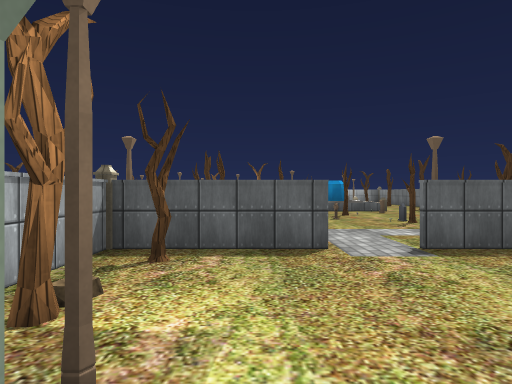
[1] (above)

24 first-person views from a walk through a 3-D level made in the Unity game engine. The camera is 1.5 m above the floor, looks level and sees 75° across. Doors are open. The floor is counted in squares, 2 m on a side. Each view is taken from the middle of a square. On the plan, view 1 faces up. The plan holds only what a view shows up to about 11 squares ahead; the rest is blank. The player is left out. Some surface patterns are stand-ins.

[2]
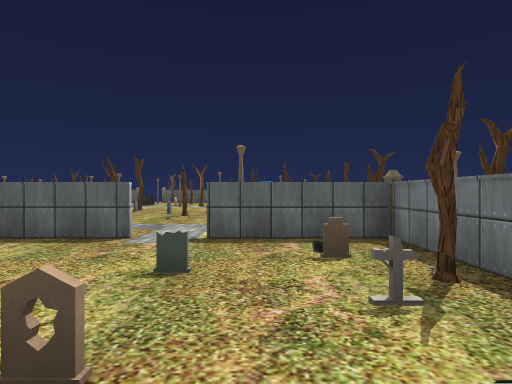

[3]
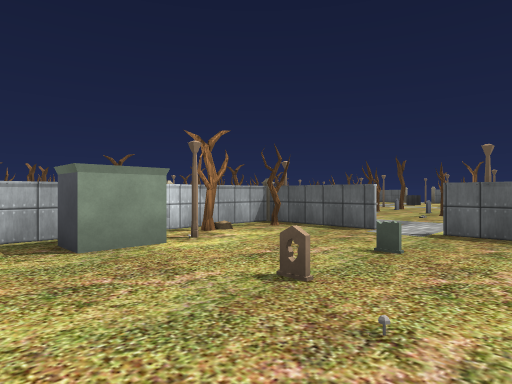

[4]
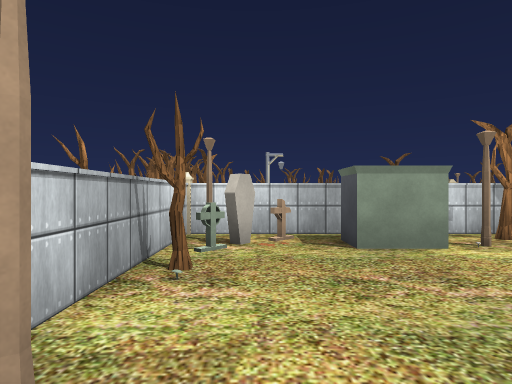

[5]
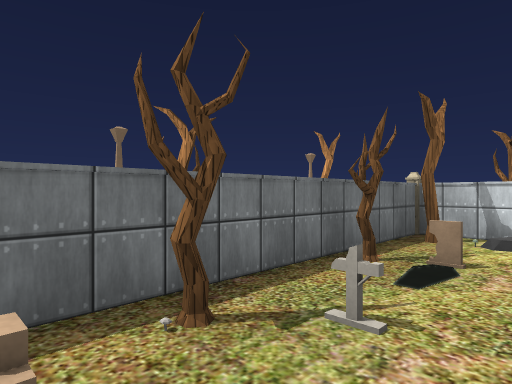

[6]
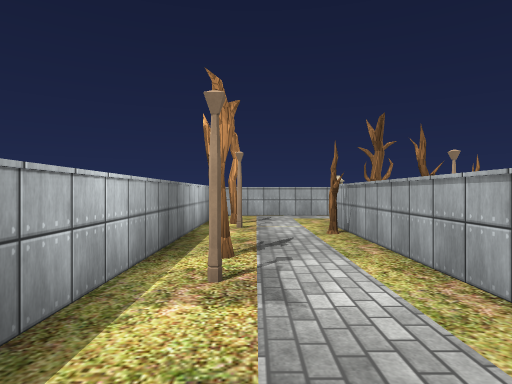

[7]
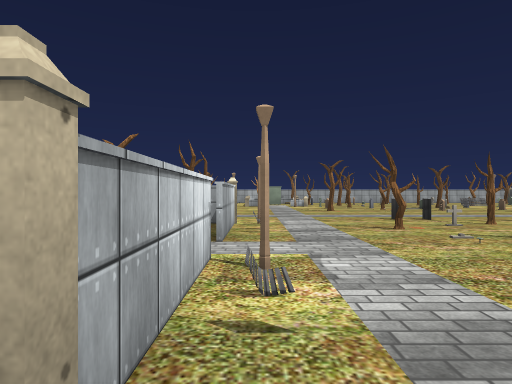

[8]
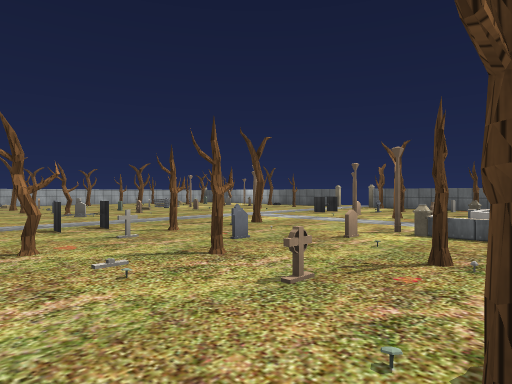

[9]
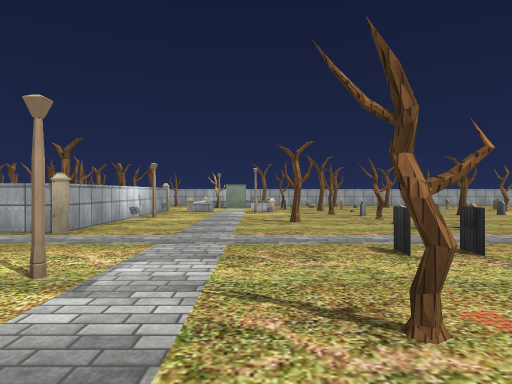

[10]
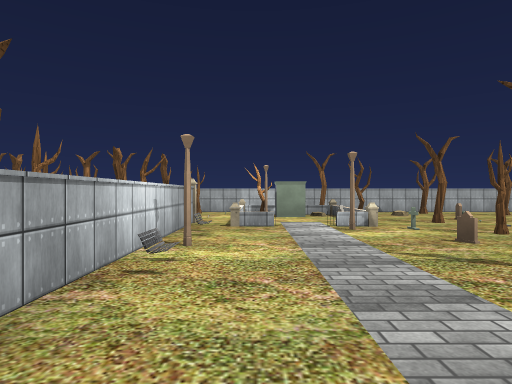

[11]
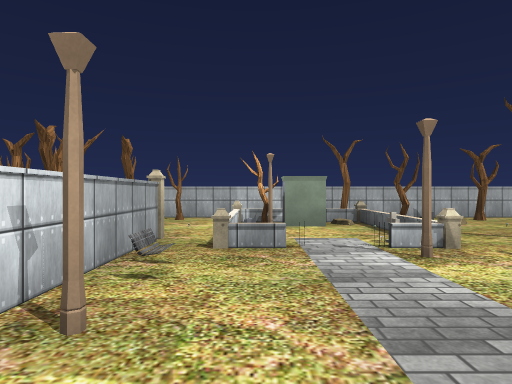

[12]
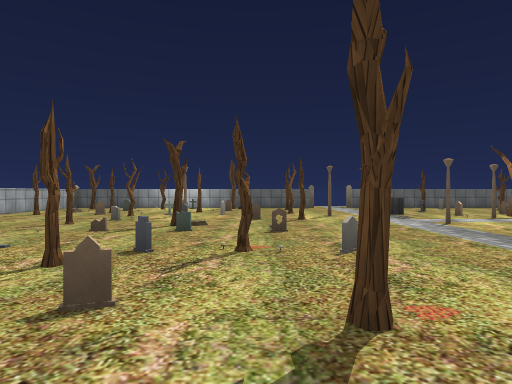

[13]
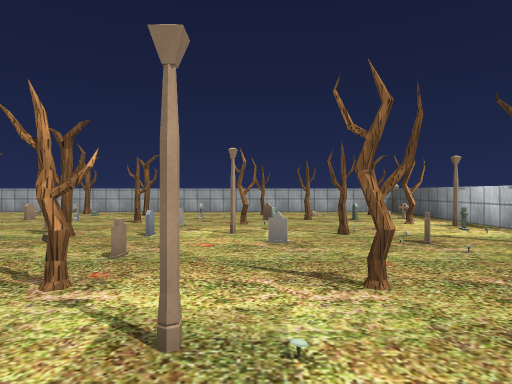

[14]
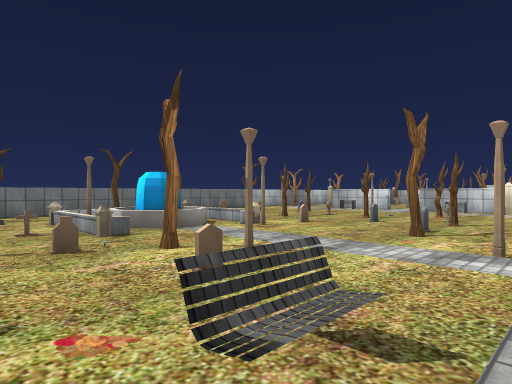

[15]
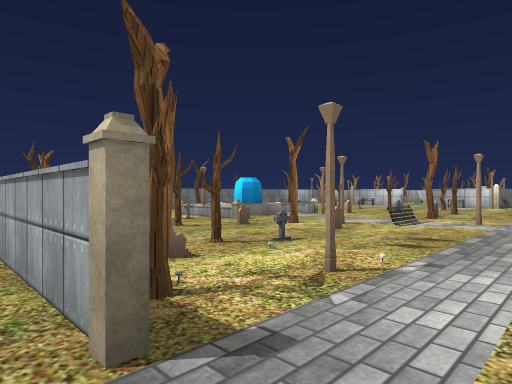

[16]
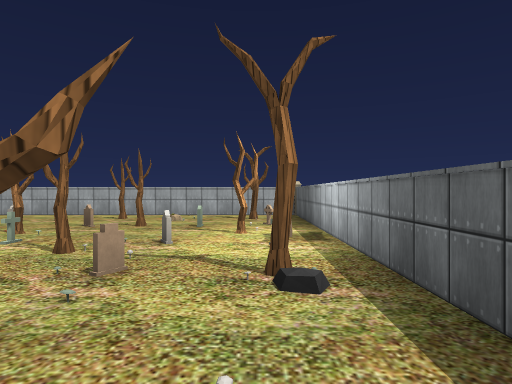

[17]
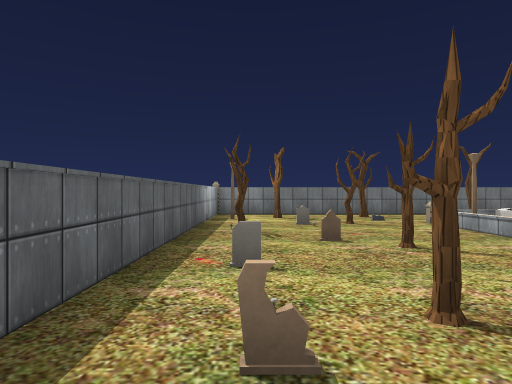

[18]
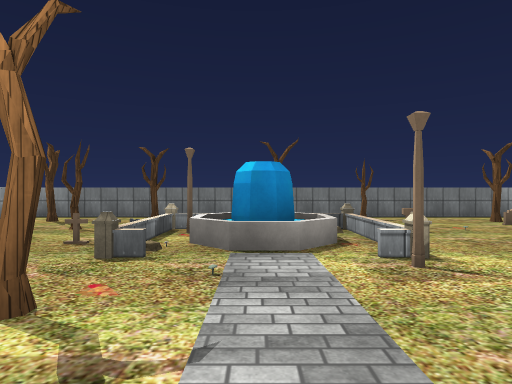

[19]
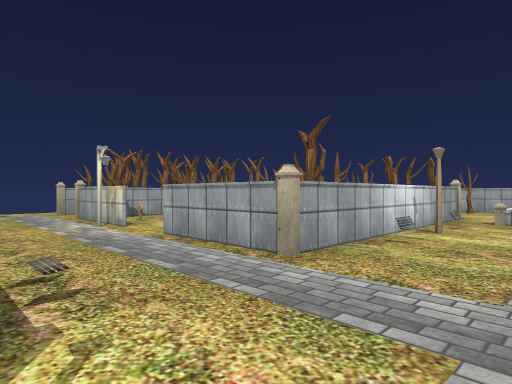

[20]
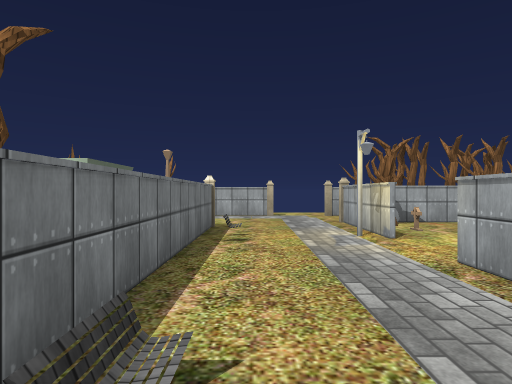

[21]
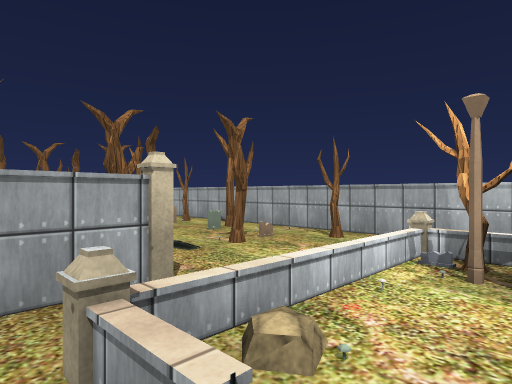

[22]
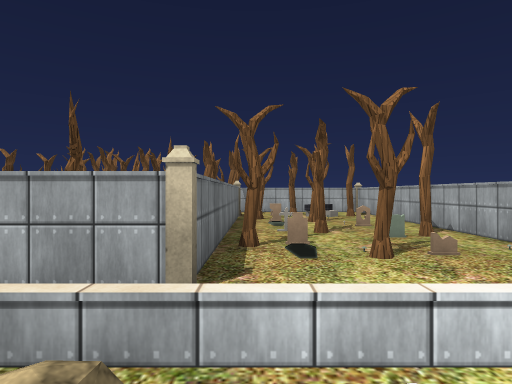

[23]
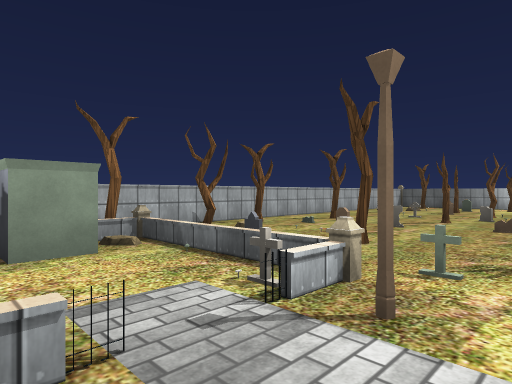

[24]
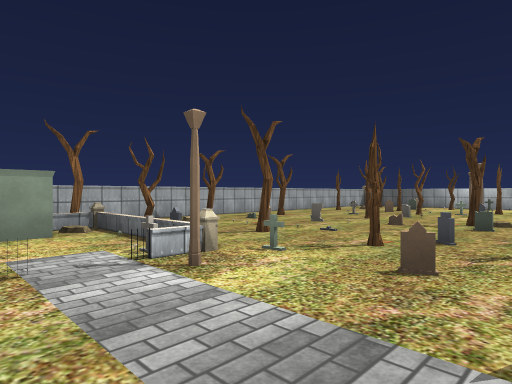

### Floor plan
Points are (right, up) in squares from view 1. A wall is a line through its corners. A room is listed if a view was taken in it or the views show most of it. See-through windows are left out.
Room 1 (views 1, 2, 3, 4, 5)
walls: (1.5, -3.2) (2.2, -3.2); (3.8, -3.2) (5.2, -3.2) (5.2, 4.4) (2.1, 4.4); (-2, -0.4) (-2, -3.2); (5.3, 1.6) (5.3, -3.1); (4.6, -6.5) (8, -6.5); (-2, 2.6) (-2, 1.4); (1, 4.4) (-0.5, 4.4); (8.2, -4.8) (8.2, 2.5); (-3.6, -6.5) (-1.6, -6.5); (-5.2, -3.6) (-5.2, -4.5)
ways out: opening at (-3.5, -3) to room 2; opening at (-1, 3) to room 2; opening at (6.5, 3.5) to room 2; gap at (1.5, 4) to room 2; opening at (-5, -5.5); open door at (-4.5, -7)
objects: tree (-1, -4); lamp (-1, -3); other object (-1, -2); other object (-1, 0); lamp (-1, 1); tree (-1, 2); other object (0, -3); other object (1, -4); tree (1, -3); other object (2, 0); other object (2, 2); lamp (3, -3); tree (4, -4); other object (4, -1); other object (4, 1); other object (4, 3); tree (5, -2); tree (5, 0); tree (5, 2); tree (6, -2); lamp (7, -3); tree (7, 0); lamp (7, 1); tree (8, -4)
Room 2 (views 6, 7, 8, 9, 10, 11, 12, 13, 14, 16, 17, 18, 19, 20, 21, 22, 23, 24)
walls: (-1.9, 4.6) (0.9, 4.6); (1.8, 13.1) (5.1, 13.1); (-0.5, 4.4) (-2, 4.4) (-2, 2.6); (-11.4, 5.5) (-11.4, 4.4); (1.9, 16.2) (1.9, 16.9); (2.6, 16.7) (1.8, 16.7); (2.2, 4.6) (5.4, 4.6); (-13, 4.6) (-11.4, 4.6); (-7.6, 22.3) (-11.6, 22.3); (-5.2, -2.4) (-5.2, -3.6); (-12.6, 22.3) (-16.8, 22.3) (-16.8, -5); (8.2, 7.1) (8.2, 13.9); (8.2, 15.6) (8.2, 21.8); (-2, -3.2) (-2, 2.6); (5.5, 22.3) (-1.4, 22.3); (-12.5, -3) (-12.5, 3.4) (-5.2, 3.4) (-5.2, 0.4); (8, 22.3) (6.5, 22.3)
low walls: (2.2, 13) (1.9, 13) (1.9, 13.6); (3, 13) (2.4, 13); (1.9, 16.9) (2.6, 16.9); (-14.4, 7.6) (-15.3, 7.6) (-15.3, 6.8); (4.9, 12.9) (4.9, 13.8); (4.9, 15.5) (4.9, 16.9)
ways out: opening at (-3.5, -3) to room 1; opening at (-1, 3) to room 1; opening at (6.5, 3.5) to room 1; gap at (1.5, 4) to room 1; open door at (-4.5, 22) to room 3; open door at (-6, -0.5)
objects: tree (-16, -4); tree (-16, -2); tree (-16, 0); tree (-16, 3); tree (-16, 7); tree (-16, 11); other object (-15, -4); tree (-15, -2) to (-14, -2); other object (-15, -1); other object (-15, 0); tree (-15, 2) to (-14, 2); tree (-15, 5); other object (-15, 6); tree (-15, 13); tree (-15, 17); tree (-15, 21); tree (-14, -5); tree (-14, 0); other object (-14, 1); lamp (-14, 5); tree (-14, 8); other object (-14, 15); other object (-14, 21); tree (-13, -3); other object (-13, -2); tree (-13, 1); other object (-13, 8); other object (-13, 11); other object (-13, 12); other object (-13, 17); tree (-13, 18); other object (-13, 20); other object (-12, 7); tree (-12, 10); tree (-12, 14); other object (-12, 15); tree (-12, 17); tree (-12, 21); lamp (-11, 7); other object (-11, 8); other object (-11, 17); other object (-11, 20); other object (-11, 21); bench (-10, 4); tree (-10, 9); tree (-10, 14); other object (-10, 15); lamp (-10, 17); tree (-10, 19); lamp (-9, 4); other object (-9, 8); other object (-9, 10); other object (-9, 13); other object (-9, 17); other object (-9, 20); tree (-9, 21); tree (-8, 10); other object (-8, 13); other object (-8, 15); bench (-7, 4); tree (-7, 8); other object (-7, 10); tree (-7, 15); tree (-7, 18); tree (-7, 20); lamp (-6, 17); other object (-5, 12) to (-5, 13); other object (-3, -2); bench (-3, 9); lamp (-3, 14); bench (-3, 18); lamp (-3, 20); bench (-2, 3); lamp (-2, 5); tree (-2, 11); other object (-2, 12); tree (-2, 13); other object (-2, 19); other object (-2, 21); tree (-1, 4); other object (-1, 5); tree (-1, 8); other object (-1, 9); lamp (-1, 16); other object (-1, 17); tree (-1, 20); other object (0, 11); tree (0, 17); other object (0, 21); tree (1, 10); other object (1, 12); lamp (1, 13); other object (1, 18); other object (2, 9); tree (2, 19); other object (2, 20); lamp (3, 5); tree (3, 11); other object (3, 14) to (4, 15); other object (3, 16); other object (3, 18); tree (3, 21); bench (4, 5); tree (4, 8); other object (4, 9); lamp (4, 16); other object (5, 12); other object (5, 15); tree (5, 19); other object (5, 20); other object (6, 9); tree (7, 5); other object (7, 6); tree (7, 9); tree (7, 12); tree (7, 14); tree (7, 18); tree (7, 20)
Room 3 (view 15)
walls: (-11.6, 22.3) (-12.6, 22.3); (-2.6, 22.4) (-0.4, 22.4); (6.5, 22.3) (5.5, 22.3)
ways out: open door at (-4.5, 22) to room 2
objects: lamp (-12, 22); tree (-3, 22); lamp (6, 22)

Where each view was taken, in squares from view 1:
view 1: 0 up, 0 right, facing up
view 2: 1 down, 3 right, facing up
view 3: 2 down, 4 right, facing up-left
view 4: 2 down, 4 right, facing left
view 5: 3 up, 3 right, facing down-right
view 6: 4 up, 7 right, facing down
view 7: 5 up, 6 right, facing left
view 8: 7 up, 4 right, facing up-left
view 9: 7 up, 1 right, facing left
view 10: 5 up, 4 left, facing left
view 11: 5 up, 7 left, facing left
view 12: 6 up, 8 left, facing up
view 13: 17 up, 4 left, facing left
view 14: 19 up, 4 left, facing down-right
view 15: 23 up, 5 left, facing down-right
view 16: 21 up, 6 left, facing left
view 17: 21 up, 3 left, facing right
view 18: 15 up, 2 left, facing right
view 19: 6 up, 2 left, facing down-left
view 20: 4 up, 3 left, facing down
view 21: 6 up, 11 left, facing down-left
view 22: 6 up, 13 left, facing down
view 23: 5 up, 10 left, facing up-left
view 24: 5 up, 8 left, facing up-left
